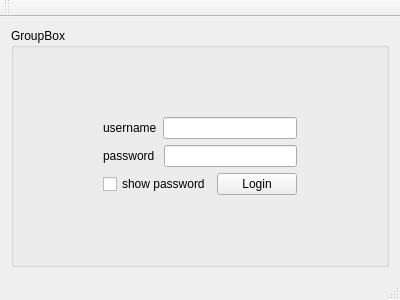
<?xml version="1.0" encoding="UTF-8"?>
<ui version="4.0">
 <class>MainWindow</class>
 <widget class="QMainWindow" name="MainWindow">
  <property name="geometry">
   <rect>
    <x>0</x>
    <y>0</y>
    <width>400</width>
    <height>300</height>
   </rect>
  </property>
  <property name="windowTitle">
   <string>MainWindow</string>
  </property>
  <widget class="QWidget" name="centralWidget">
   <layout class="QVBoxLayout" name="verticalLayout">
    <item>
     <widget class="QGroupBox" name="groupBox">
      <property name="title">
       <string>GroupBox</string>
      </property>
      <layout class="QGridLayout" name="gridLayout">
       <item row="2" column="1">
        <spacer name="verticalSpacer">
         <property name="orientation">
          <enum>Qt::Vertical</enum>
         </property>
         <property name="sizeHint" stdset="0">
          <size>
           <width>20</width>
           <height>40</height>
          </size>
         </property>
        </spacer>
       </item>
       <item row="1" column="2">
        <spacer name="horizontalSpacer_2">
         <property name="orientation">
          <enum>Qt::Horizontal</enum>
         </property>
         <property name="sizeHint" stdset="0">
          <size>
           <width>40</width>
           <height>20</height>
          </size>
         </property>
        </spacer>
       </item>
       <item row="1" column="1">
        <layout class="QVBoxLayout" name="verticalLayout_3">
         <item>
          <layout class="QVBoxLayout" name="verticalLayout_2">
           <item>
            <layout class="QHBoxLayout" name="horizontalLayout">
             <item>
              <widget class="QLabel" name="label">
               <property name="text">
                <string>username</string>
               </property>
              </widget>
             </item>
             <item>
              <widget class="QLineEdit" name="lineEdit">
               <property name="enabled">
                <bool>true</bool>
               </property>
              </widget>
             </item>
            </layout>
           </item>
           <item>
            <layout class="QHBoxLayout" name="horizontalLayout_2">
             <item>
              <widget class="QLabel" name="label_2">
               <property name="text">
                <string>password </string>
               </property>
              </widget>
             </item>
             <item>
              <widget class="QLineEdit" name="lineEdit_2"/>
             </item>
            </layout>
           </item>
          </layout>
         </item>
         <item>
          <layout class="QHBoxLayout" name="horizontalLayout_3">
           <item>
            <widget class="QCheckBox" name="checkBox">
             <property name="text">
              <string>show password</string>
             </property>
            </widget>
           </item>
           <item>
            <widget class="QPushButton" name="pushButton">
             <property name="text">
              <string>Login</string>
             </property>
            </widget>
           </item>
          </layout>
         </item>
        </layout>
       </item>
       <item row="1" column="0">
        <spacer name="horizontalSpacer">
         <property name="orientation">
          <enum>Qt::Horizontal</enum>
         </property>
         <property name="sizeHint" stdset="0">
          <size>
           <width>40</width>
           <height>20</height>
          </size>
         </property>
        </spacer>
       </item>
       <item row="0" column="1">
        <spacer name="verticalSpacer_2">
         <property name="orientation">
          <enum>Qt::Vertical</enum>
         </property>
         <property name="sizeHint" stdset="0">
          <size>
           <width>20</width>
           <height>40</height>
          </size>
         </property>
        </spacer>
       </item>
      </layout>
     </widget>
    </item>
   </layout>
  </widget>
  <widget class="QMenuBar" name="menuBar">
   <property name="geometry">
    <rect>
     <x>0</x>
     <y>0</y>
     <width>400</width>
     <height>21</height>
    </rect>
   </property>
  </widget>
  <widget class="QToolBar" name="mainToolBar">
   <attribute name="toolBarArea">
    <enum>TopToolBarArea</enum>
   </attribute>
   <attribute name="toolBarBreak">
    <bool>false</bool>
   </attribute>
  </widget>
  <widget class="QStatusBar" name="statusBar"/>
 </widget>
 <layoutdefault spacing="6" margin="11"/>
 <resources/>
 <connections/>
</ui>
